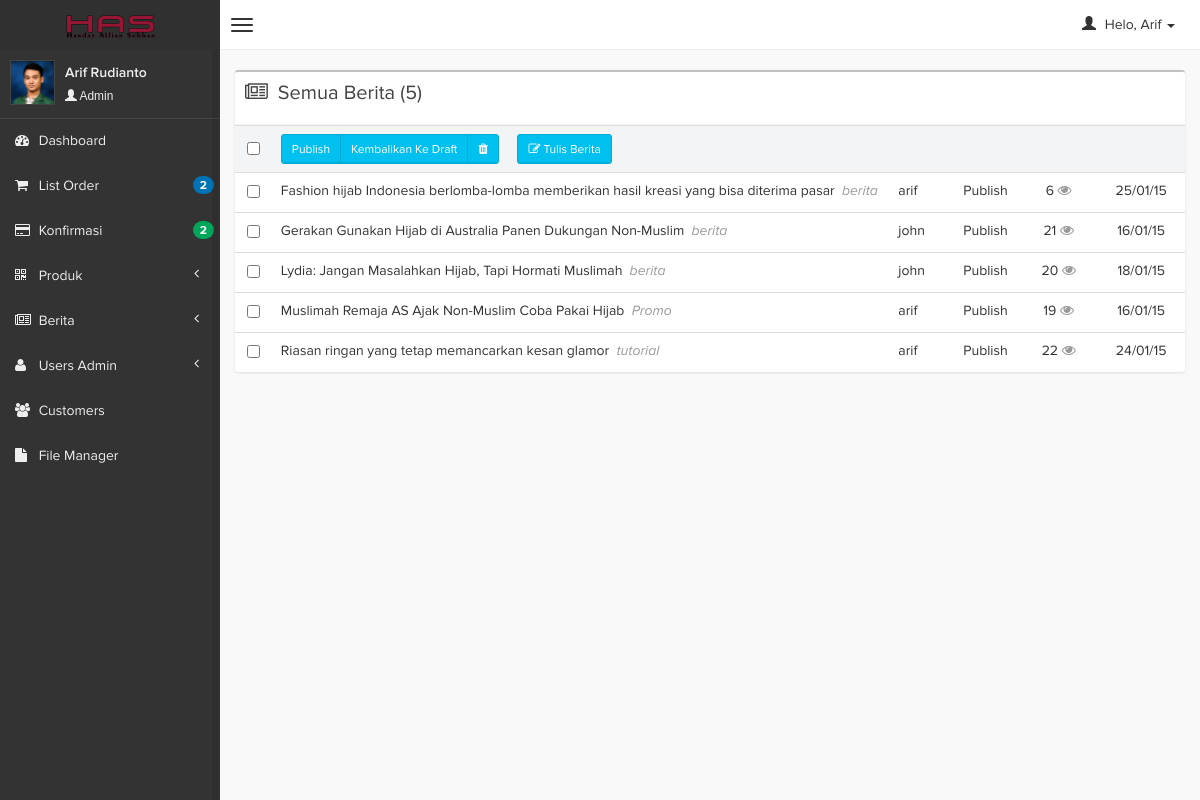
/admin/index.php?page=berita&act=listberita (signed in), run on the app's committed database.
### tables this page shows
CREATE TABLE IF NOT EXISTS `berita` (
`berita_id` int(4) NOT NULL,
  `judul` varchar(100) NOT NULL,
  `isi_berita` text NOT NULL,
  `tanggal` datetime NOT NULL,
  `gambar` varchar(100) NOT NULL,
  `dibaca` int(4) NOT NULL,
  `status` enum('Y','N') NOT NULL,
  `kategori_id` int(3) NOT NULL,
  `user_id` int(3) NOT NULL
);

CREATE TABLE IF NOT EXISTS `berita_kategori` (
`kategori_id` int(3) NOT NULL,
  `kategori_nama` varchar(25) NOT NULL,
  `kategori_desk` varchar(100) NOT NULL
);

CREATE TABLE IF NOT EXISTS `users` (
`user_id` int(3) NOT NULL,
  `username` varchar(50) NOT NULL,
  `password` varchar(50) NOT NULL,
  `fullname` varchar(100) NOT NULL,
  `email` varchar(100) NOT NULL,
  `no_telp` varchar(15) NOT NULL,
  `level` varchar(20) NOT NULL,
  `avatar` varchar(100) NOT NULL
);

### admin/page/berita/index.php (the view, shortened to what this page needs)
<?php
switch ($_GET['act']) {
    case 'listberita':
    if ($_SESSION['level'] == "Admin") {
        $jml_berita_query = mysql_query("select count(berita_id) as 'jml' from berita");
        $query_berita = mysql_query("select b.judul, k.kategori_nama, u.username, b.tanggal, b.dibaca, b.status, b.berita_id, b.gambar from berita b, users u, berita_kategori k where b.user_id=u.user_id and b.kategori_id=k.kategori_id order by b.judul");
    }
    $jml_berita = mysql_fetch_array($jml_berita_query);
    ?>
        <div class='row'>
            <div class='col-md-12'>
                <div class="box">
                    <div class="box-header">
                        <i class="fa fa-newspaper-o"></i>
                        <h3 class="box-title">Semua Berita (<?php echo $jml_berita['jml']; ?>)</h3>
                    </div>
                    <div class="box-body table-responsive no-padding">
                        <table class="table table-hover">
                            <form name="formlistberita[0]" action="page/berita/proses.php?page=berita&act=hapusberitacek" method="post">
                                <tr style="background-color: #F3F4F5">
                                    <th style="text-align:center; vertical-align: middle"><input type="checkbox"  name="allbox" onclick="checkAll(0);" /></th>
                                    <th colspan="5">
                                        <div class="btn-group">
                                            <button name="btnpublish" class="btn btn-info btn-sm">Publish</button>
                                            <button name="btndraft" class="btn btn-info btn-sm">Kembalikan Ke Draft</button>
                                            <button name="btnhapus" class="btn btn-info btn-sm" title="Hapus"><i class="fa fa-trash"></i></button>
                                        </div>
                                        <a href="?page=berita&act=tulisberita" class="btn btn-info btn-sm" style="margin-left: 15px;"><i class="fa fa-edit"></i> Tulis Berita</a>
                                    </th>
                                </tr>
                                <?php
                                $cek_berita = mysql_num_rows($query_berita);
                                if ($cek_berita != 0) {
                                    while ($d = mysql_fetch_array($query_berita)) {
                                        if ($d['status']=="Y") {
                                            $status = "Publish";
                                        } else {
                                            $status = "Draft";
                                        }
                                        echo "<tr>
                                            <td align='center'>
                                                <input type='checkbox' value='$d[berita_id]' name='berita_id[]'/>
                                                 </td>
                                            <td style='width:65%'>".$d['judul']."&nbsp;&nbsp;<em style='color:rgba(0, 0, 0, 0.4)'>".$d['kategori_nama']."</em>
                                                <div class='tools'>
                                                    <a href='?page=berita&act=editberita&id=$d[berita_id]' title='Edit'><i class='fa fa-edit'></i></a>
                                                    <a href='page/berita/proses.php?page=berita&act=hapusberita&id=$d[berita_id]&filename=$d[gambar]' onclick='return confirm(\"Apakah anda yakin akan menghapusnya?\");' title='Hapus'><i class='fa fa-trash-o'></i></a>
                                                </div>
                                            </td>
                                            <td>".$d['username']."</td>
                                            <td align='center'>".$status."</td>
                                            <td align='center' style='width:'><div class='tools-view'>".$d['dibaca']." <i class='fa fa-eye'></i></div></td>
                                            <td align='center'>".date('d/m/y', strtotime($d['tanggal']))."</td>
                                            <!--<td align='center'>
                                                <a href='?page=berita&act=editberita&id=$d[berita_id]'>Edit</a> |
                                                <a href='page/berita/proses.php?page=berita&act=hapusberita&id=$d[berita_id]&filename=$d[gambar]' onclick='return confirm(\"Apakah anda yakin akan menghapusnya?\");'>Hapus</a>
                                            </td>--></tr>";
                                    }
                                } else {
                                    echo "<tr>
                                            <td colspan='3' align='center'>Tidak ada berita</td></tr>";
                                }
                                ?>
                            </form>
                        </table>
                    </div>
                </div>
            </div>
        </div>
        <?php
        break;
        ?>
        <?php
}
?>

### data on the page
berita: judul "Fashion hijab Indonesia berlomba-lomba memberikan hasil kreasi yang bisa diterima pasar", kategori.kategori_nama "berita", user.username "arif", status "Publish", dibaca "6", tanggal "25/01/15"
berita: judul "Gerakan Gunakan Hijab di Australia Panen Dukungan Non-Muslim", kategori.kategori_nama "berita", user.username "john", status "Publish", dibaca "21", tanggal "16/01/15"
berita: judul "Lydia: Jangan Masalahkan Hijab, Tapi Hormati Muslimah", kategori.kategori_nama "berita", user.username "john", status "Publish", dibaca "20", tanggal "18/01/15"
berita: judul "Muslimah Remaja AS Ajak Non-Muslim Coba Pakai Hijab", kategori.kategori_nama "Promo", user.username "arif", status "Publish", dibaca "19", tanggal "16/01/15"
berita: judul "Riasan ringan yang tetap memancarkan kesan glamor", kategori.kategori_nama "tutorial", user.username "arif", status "Publish", dibaca "22", tanggal "24/01/15"

### other printed values
$user[0] "Arif"
$_SESSION['fullname'] "Arif Rudianto"
$_SESSION['level'] "Admin"
$notif['order'] "2"
$notifp['pembayaran'] "2"
$jml_berita['jml'] "5"
